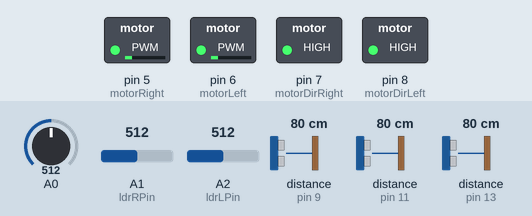
This sketch was run on a simulated Arduino Uno, built with avr-gcc and run on an emulated ATmega328P. On the bench: switched loads named in the sketch (green lamp = pin HIGH). Wiring (inferred from the names in the program): 3 × ultrasonic range finder: trigger pin 4, echo pin 9 / trigger pin 10, echo pin 11 / trigger pin 12, echo pin 13. Dashed ring = blinking. The inputs (shaded band) are chosen by the test bench; at power-on: A1 (ldrRPin) = 512, distance to the obstacle (sensors on pin 11, pin 13, pin 9) 80 cm, A0 = 512, A2 (ldrLPin) = 512. The echo pulse lasts 58.3 µs per cm; pins used as bus, display or sensor lines are not drawn; what the sketch prints to the serial monitor is not drawn.

Above: at 1.2 s.
1.3 s: A1 (ldrRPin) set to 556
At 1.71 s:
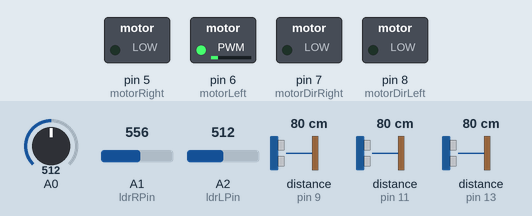
4.3 s: distance to the obstacle (sensor on pin 11) set to 65 cm
7.3 s: distance to the obstacle (sensor on pin 11) set to 57 cm
At 8.6 s:
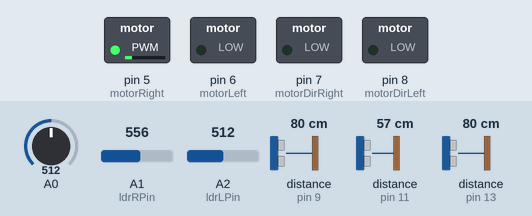
9.0 s: A0 set to 306
At 9.5 s:
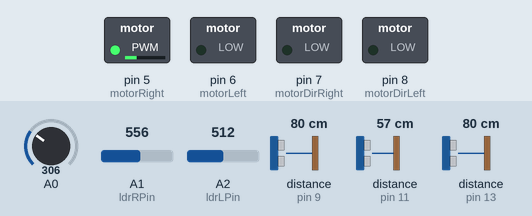
10.5 s: distance to the obstacle (sensor on pin 13) set to 63 cm
12.0 s: distance to the obstacle (sensor on pin 13) set to 58 cm
At 13.2 s:
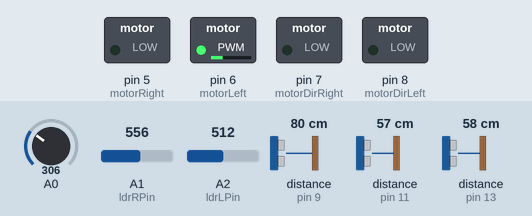
Timing chart, 0 to 14.6 s (numbered marks = the images above; inputs shaded):
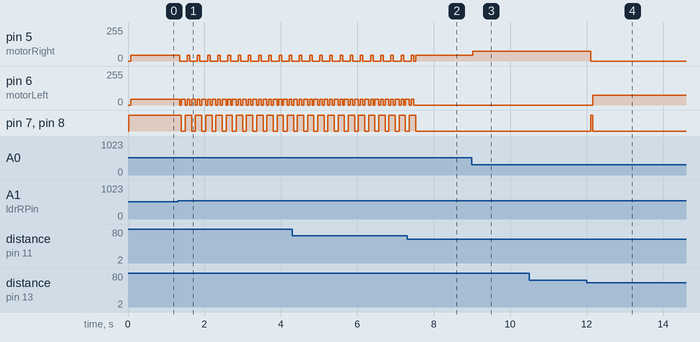

The sketch:

RTP800.ino
```cpp
#include <Servo.h>

Servo servo;

const int D_STOP = 0;
const int D_LEFT = 1;
const int D_RIGHT = 2;
const int D_FRONT = 3;
int currentDirection = D_STOP;

const int motorRight = 5;
const int motorLeft = 6;
const int motorDirRight = 7;
const int motorDirLeft = 8;

const int motorMinSpeed = 160;
const int motorMaxSpeed = 200;
const float motorMaxVoltage = 6.0;

const int echoPinFrontRight = 13;
const int trigPinFrontRight = 12;

const int echoPinFrontLeft = 11;
const int trigPinFrontLeft = 10;

const int echoPinBack = 9;
const int trigPinBack = 4;

bool frontRightObstacle;
bool frontLeftObstacle;
bool backObstacle;
bool frontObstacle;

int sunDelay = 10 * 1000 * 1;
int lightSearchTime = 100;
int obstacleDistance = 60;
int directionChangeTime = 100;
int stopTime = 50;
int runTime = 50;

float vPow = 5.0;
float r1 = 100000.0;
float r2 = 10000.0;

const int NO_LIGHT = 0;
const int LEFT_LIGHT = 1;
const int RIGHT_LIGHT = 2;
const int FRONT_LIGHT = 3;
const int GOOD_LIGHT = 4;

const int LDR_MIN_DIFF = 30;
const int LDR_MIN_LUX = 800;
const int LDR_REQUIRED_LUX = 300;

int ldr = NO_LIGHT;

int ldrRPin = A1;
int ldrRValue = 0;

int ldrLPin = A2;
int ldrLValue = 0;

// ------------------------------------------------

void setup(){
  Serial.begin(9600);

  // drivers
  pinMode(motorLeft, OUTPUT);
  pinMode(motorRight, OUTPUT);
  pinMode(motorDirLeft, OUTPUT);
  pinMode(motorDirRight, OUTPUT);

  // sonar
  pinMode(echoPinFrontRight, INPUT);
  pinMode(trigPinFrontRight, OUTPUT);
  pinMode(echoPinFrontLeft, INPUT);
  pinMode(trigPinFrontLeft, OUTPUT);
  pinMode(echoPinBack, INPUT);
  pinMode(trigPinBack, OUTPUT);

  Serial.println("start");
}

int getDistance(int echoP, int trigP){
  long duration, distance;
  digitalWrite(trigP, LOW);  // Added this line
  delayMicroseconds(2); // Added this line
  digitalWrite(trigP, HIGH);
  delayMicroseconds(10); // Added this line
  digitalWrite(trigP, LOW);
  duration = pulseIn(echoP, HIGH);
  distance = (duration/2) / 29.1;
  return distance;
}

float getVoltage()
{
  float v = (analogRead(0) * vPow) / 1024.0;
  return v / (r2 / (r1 + r2));
}

float getSpeed(int speed)
{
  if (speed == 0) {
    return speed;
  }
  float voltageMultiplier = getVoltage() / motorMaxVoltage;
  int result =  speed / voltageMultiplier;
  // Serial.println(result);
  return result;
}

// ------------------------------------------------

void motors(int motor, bool on = true, bool front = true, int speed = motorMaxSpeed){
  speed = getSpeed(speed);
  analogWrite(motor, speed);
  digitalWrite((motor == motorLeft) ? motorDirLeft : motorDirRight, (front) ? HIGH : LOW);
}

void checkDirection(int direction){
  bool isAnotherDirection = direction != currentDirection;
  if (isAnotherDirection) {
    if (direction != D_STOP) {
      stop();
    }
    currentDirection = direction;
  }
}

void run(int time){
  checkDirection(D_FRONT);
  motors(motorLeft);
  motors(motorRight);
  delay(time);
}

void run()
{
  run(runTime);
}

void stop(int time)
{
  checkDirection(D_STOP);
  motors(motorLeft, false, true, 0);
  motors(motorRight, false, true, 0);
  delay(time);
}

void stop()
{
  stop(stopTime);
}

void turnLeft(int time)
{
  checkDirection(D_LEFT);

  motors(motorLeft, true, false);
  motors(motorRight, false, false, 0);
  delay(time);
}

void turnLeft()
{
  turnLeft(directionChangeTime);
}

void turnRight(int time)
{
  checkDirection(D_RIGHT);

  motors(motorRight, true, false);
  motors(motorLeft, false, false, 0);
  delay(time);
}

void turnRight()
{
  turnRight(directionChangeTime);
}

bool hasFrontRightObstacle()
{
  return getDistance(echoPinFrontRight, trigPinFrontRight) < obstacleDistance;
}

bool hasFrontLeftObstacle()
{
  return getDistance(echoPinFrontLeft, trigPinFrontLeft) < obstacleDistance;
}

bool hasBackObstacle()
{
  return getDistance(echoPinBack, trigPinBack) < obstacleDistance;
}

int getLight()
{
  ldrRValue = analogRead(ldrRPin);
  ldrLValue = analogRead(ldrLPin);
  int ldrRLDiffValue = abs(ldrRValue - ldrLValue);
  bool hasDiff = ldrRLDiffValue > LDR_MIN_DIFF;
  bool hasLight = (ldrRValue < LDR_MIN_LUX) && (ldrLValue < LDR_MIN_LUX);
  bool hasGoodLight = (ldrRValue < LDR_REQUIRED_LUX) && (ldrLValue < LDR_REQUIRED_LUX);

  if (hasGoodLight) {
    return GOOD_LIGHT;
  }

  if ( ! hasLight) {
    return NO_LIGHT;
  }

  if (hasDiff) {
    if (ldrRValue < ldrLValue) {
      return RIGHT_LIGHT;
    } else {
      return LEFT_LIGHT;
    }
  }

  return FRONT_LIGHT;
}

void walk()
{
  if (backObstacle && frontObstacle) {
    stop();
  }
  else if (backObstacle) {
    run();
  }
  else if (frontRightObstacle) {
    turnLeft();
  }
  else if (frontLeftObstacle) {
    turnRight();
  }
  else {
    run();
  }
}

void sunbath() {
  Serial.println("sunbath ^_^");
  delay(sunDelay);
  Serial.println("back to work. :(");
}

int cicles = 0;
int sleepCicle = 100;
int sleepTime = 10 * 1000 * 1;

void goToSleep()
{
  Serial.println("sleep time zZzZ");
  delay(sleepTime);
  cicles = 0;
}

bool checkSleep() {
  bool needSleep = cicles >= sleepCicle;

  if (needSleep) {
    goToSleep();
  }

  cicles++;
}

void loop(){

  checkSleep();

  frontRightObstacle = hasFrontRightObstacle();
  frontLeftObstacle = hasFrontLeftObstacle();
  backObstacle = hasBackObstacle();
  frontObstacle = frontRightObstacle || frontLeftObstacle;

  ldr = getLight();

  if (ldr == GOOD_LIGHT) {
    sunbath();
  }

  if (ldr == LEFT_LIGHT && ! frontLeftObstacle) {
    turnLeft(lightSearchTime);
  }
  if (ldr == RIGHT_LIGHT && ! frontRightObstacle) {
    turnRight(lightSearchTime);
  }
  if (ldr == FRONT_LIGHT && ! frontObstacle) {
    run(lightSearchTime);
  }
  else {
    walk();
  }

}
```

Measured:
- the behaviour switches between 542 and 543 on A1 (ldrRPin) (found by bisection; images 0 and 1)
- the behaviour switches between 61 and 60 cm on distance to the obstacle (sensor on pin 11) (found by bisection; images 1 and 2)
- the behaviour switches between 61 and 60 cm on distance to the obstacle (sensor on pin 13) (found by bisection; images 3 and 4)
- after the input at 1.3 s, pin 5 (motorRight): alternates 43/255 for 0.07 s and 0/255 for 0.20 s, starting after 0.05 s; pin 6 (motorLeft): alternates 43/255 for 0.08 s and 0/255 for 0.05 s, starting after 0.05 s; pin 7 (motorDirRight), pin 8 (motorDirLeft): alternates HIGH for 0.17 s and LOW for 0.10 s, starting after 0.10 s
- after the input at 7.3 s, pin 6 (motorLeft): goes on until 7.5 s, then stays 0/255; pin 7 (motorDirRight), pin 8 (motorDirLeft): goes on until 7.5 s, then stays LOW
- after the input at 9.0 s, pin 5 (motorRight): 43/255 → 73/255 at once
- after the input at 10.5 s, every drawn part: stays the same
- after the input at 12.0 s, pin 5 (motorRight): 73/255 → 0/255 after 0.11 s; pin 6 (motorLeft): 0/255 → 73/255 after 0.16 s; pin 7 (motorDirRight), pin 8 (motorDirLeft): LOW → HIGH after 0.11 s, → LOW 0.05 s later
